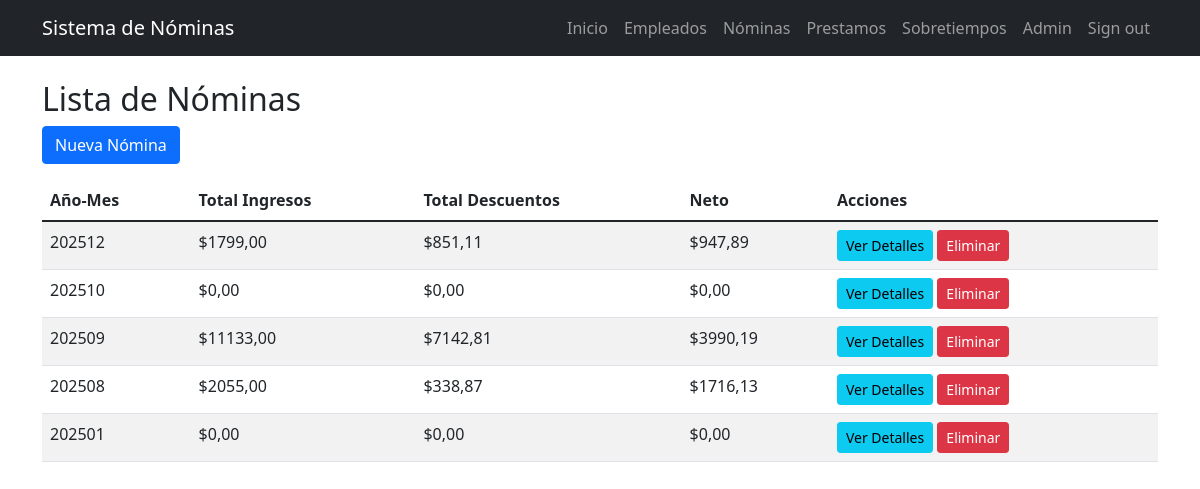
The page /nominas/ (signed in) on the database its author committed.
### nomina/models.py (models this page shows, shortened)
class Nomina(models.Model):
    aniomes = models.CharField(max_length=6)
    tot_ing = models.DecimalField(max_digits=12, decimal_places=2, default=0)
    tot_des = models.DecimalField(max_digits=12, decimal_places=2, default=0)
    neto = models.DecimalField(max_digits=12, decimal_places=2, default=0)

### nomina/views.py (the view)
# urls.py: path('nominas/', NominaListView.as_view(), name='nomina_list'),
class NominaListView(LoginRequiredMixin, ListView):
    model = Nomina
    template_name = "nomina/nomina_list.html"
    context_object_name = "page_obj"
    paginate_by = 10
    ordering = ["-aniomes"]

### nomina/templates/nomina/nomina_list.html (shortened to what this page needs)
{% extends 'nomina/base.html' %}
{% block content %}
<h2>Lista de Nóminas</h2>
<a href="{% url 'nomina:nomina_create' %}" class="btn btn-primary mb-3">Nueva Nómina</a>
<table class="table table-striped">
    <thead>
        <tr>
            <th>Año-Mes</th>
            <th>Total Ingresos</th>
            <th>Total Descuentos</th>
            <th>Neto</th>
            <th>Acciones</th>
        </tr>
    </thead>
    <tbody>
        {% for nomina in page_obj %}
        <tr>
            <td>{{ nomina.aniomes }}</td>
            <td>${{ nomina.tot_ing }}</td>
            <td>${{ nomina.tot_des }}</td>
            <td>${{ nomina.neto }}</td>
            <td>
                <a href="{% url 'nomina:nomina_detail' nomina.pk %}" class="btn btn-sm btn-info">Ver Detalles</a>
                <a href="{% url 'nomina:nomina_delete' nomina.pk %}" class="btn btn-sm btn-danger">Eliminar</a>
            </td>
        </tr>
        {% endfor %}
    </tbody>
</table>
{% endblock %}

### rows shown on the page
Nomina: aniomes "202512", tot_ing "1799,00", tot_des "851,11", neto "947,89"
Nomina: aniomes "202510", tot_ing "0,00", tot_des "0,00", neto "0,00"
Nomina: aniomes "202509", tot_ing "11133,00", tot_des "7142,81", neto "3990,19"
Nomina: aniomes "202508", tot_ing "2055,00", tot_des "338,87", neto "1716,13"
Nomina: aniomes "202501", tot_ing "0,00", tot_des "0,00", neto "0,00"
